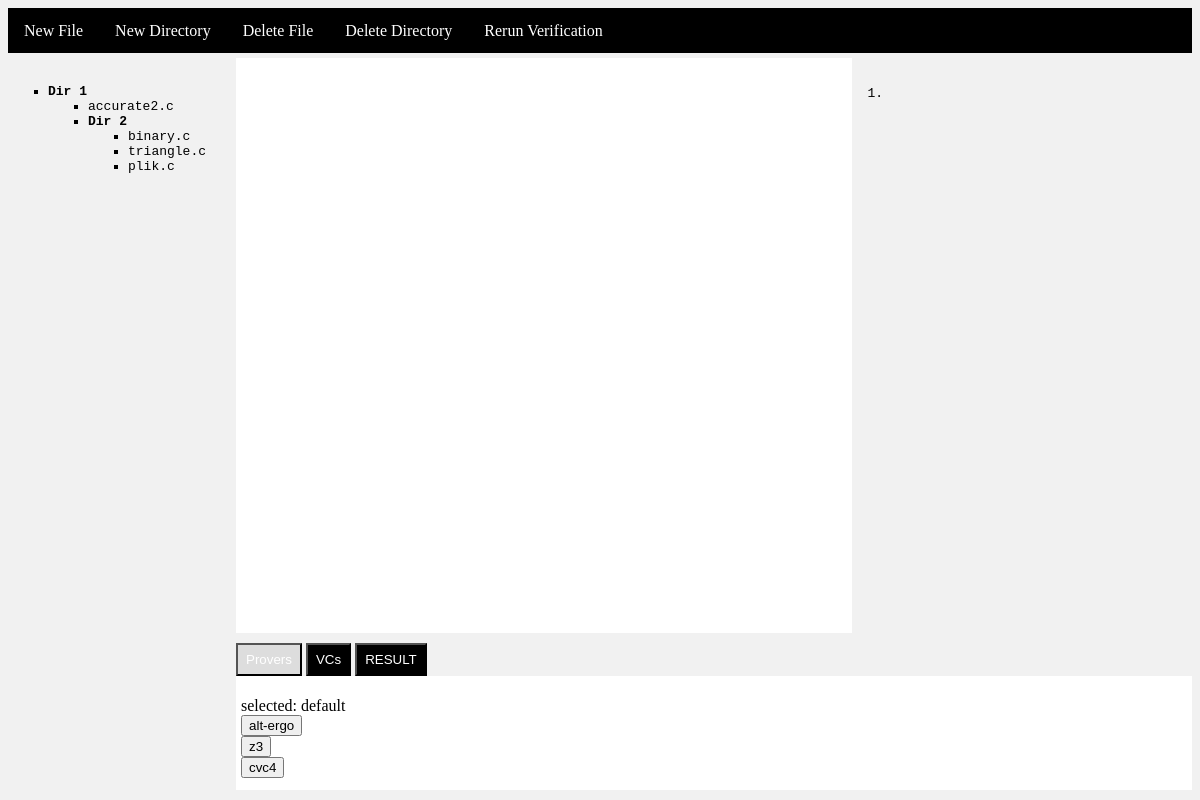
The page /framaw/ (signed in) on the database its author committed.
### framaw/models.py (models this page shows, shortened)
class Directory(models.Model):
    name = models.CharField(max_length=50, unique=True)
    description = models.TextField(default="")
    creation_date = models.DateTimeField(default=timezone.now)
    parent_dir = models.ForeignKey('self', on_delete=models.CASCADE, default="", blank=True, null=True)
    owner = models.ForeignKey(User, on_delete=models.CASCADE)
    valid = models.BooleanField(default=True)
    timestamp = models.DateTimeField(default=timezone.now)
    def __str__(self):
        return self.name

class File(models.Model):
    name = models.CharField(max_length=50, unique=True)
    description = models.TextField(default="")
    creation_date = models.DateTimeField(default=timezone.now)
    directory = models.ForeignKey(Directory, on_delete=models.CASCADE)
    content = models.TextField(default="")
    owner = models.ForeignKey(User, on_delete=models.CASCADE)
    valid = models.BooleanField(default=True)
    timestamp = models.DateTimeField(default=timezone.now)

### framaw/views.py (the view, shortened to what this page needs)
# urls.py: path('', views.index, name='index'),
def index(request):
    if request.user.is_authenticated:
        context = {
            'dirs': Directory.objects.all().filter(valid=True, owner=request.user),
            'files': File.objects.all().filter(valid=True, owner=request.user),
            'selected_file': "", 'focus_content': "", 'result_summary': "", 'provers': provers,
        }
        return render(request, 'framaw/index.html', context)

### framaw/templates/framaw/index.html (shortened to what this page needs)
{% load static %}
<!DOCTYPE html>
<html lang="en">
<head>
    <link rel="stylesheet" type="text/css" href="{% static 'framaw/style.css' %}">
</head>
<body>
<div class="menu_bar">
    <a href="{% url 'new_file' %}">New File</a>
    <a href="{% url 'new_directory' %}">New Directory</a>
    <a href="{% url 'delete_file' %}">Delete File</a>
    <a href="{% url 'delete_dir' %}">Delete Directory</a>
    <a id="rerun_link" href="{% url 'display_file' %}?name={{ selected_file.name }}&prover=default&rte=off">
        Rerun Verification
    </a>
</div>
<div class="side">
    <div class="file_select">
        <ul class="file_list">
            {% for dir in dirs %}
                {% if dir.parent_dir == null %}
                    <li><b>{{ dir.name }}</b></li>
                    <ul class="file_list">
                        {% for file in files %}
                            {% if file.directory == dir %}
                                <li><a href="{% url 'display_file' %}?name={{ file.name }}">{{ file.name }}</a></li>
                            {% endif %}
                        {% endfor %}
                    </ul>
                    <ul class="file_list">
                        {% include "framaw/file_menu.html" with parent=dir.name %}
                    </ul>
                {% endif %}
            {% endfor %}
        </ul>
    </div>
</div>
<div class="row">
    <div class="main">
    </div>
    <div class="focus">
        <pre>{{ focus_content|linenumbers }}</pre>
    </div>
    <div class="tab_data">
        <div class="tab">
            <button class="tablinks active" onclick="openTab(event, 'prover_tab')">Provers</button>
            <button class="tablinks" onclick="openTab(event, 'vc_tab')">VCs</button>
            <button class="tablinks" onclick="openTab(event, 'result_tab')">RESULT</button>
        </div>
        <div>
            <ul id="prover_tab" class="tabcontent">
                selected: <span id="prover_span">default</span>
                {% for p in provers %}
                    <li>
                        <button type="button" onclick="changeProver('{{ p }}')">{{ p }}</button>
                    </li>
                {% endfor %}
            </ul>
        </div>
    </div>
</div>
</body>
</html>

### framaw/templates/framaw/file_menu.html (shortened to what this page needs)
{% for dir in dirs %}
    {% if dir.parent_dir|stringformat:"s" == parent|stringformat:"s" %}
        <li>
            <b>{{ dir.name }}</b>
            <ul class="file_list">
                {% for file in files %}
                    {% if file.directory == dir %}
                            <li><a href="{% url 'display_file' %}?name={{file.name}}">{{ file.name }}</a></li>                    {% endif %}
                {% endfor %}
            </ul>
        </li>
    {% endif %}
{% endfor %}

### framaw/static/framaw/style.css (style rules this page uses)
:root { --font-color: black; --font-hover-color: red; --font-active-color: red; --menu-font-color: white; --menu: #f2f2f2; --menu-border: #f1f1f1; --background-sides: #f1f1f1; --background-main: white; --background-menu: black; --background-menu-hover: #ddd; --background-menu-active: #ccc; }
a { color: var(--font-color); text-decoration: none; }
body { color: var(--font-color); background-color: var(--background-sides); }
.menu_bar { display: flex; background-color: var(--background-menu); height: 45px; border-bottom: 5px solid var(--menu-border); }
.menu_bar a { color: var(--menu-font-color); text-align: center; padding: 14px 16px; text-decoration: none; }
.row { display: flex; flex-wrap: wrap; }
.side { padding: 10px 30px 10px 0; overflow: auto; }
.focus { padding: 15px; overflow: auto; height: calc(75vh - 45px); }
.main { background-color: var(--background-main); padding: 10px; overflow: auto; height: calc(75vh - 45px); }
.file_list { list-style-type: square; }
.file_list > li { font-family: monospace; }
.tab_data { background-color: var(--background-main); overflow: auto; height: calc(24vh - 45px); }
.tab { background-color: var(--background-sides); }
.tab button { color: var(--menu-font-color); background-color: var(--background-menu); cursor: pointer; padding: 7px 8px; }
.tab button.active { background-color: var(--background-menu-hover); }
.tabcontent { padding: 5px; background-color: var(--background-main); overflow: auto; }
@media all and (min-width: 800px) { .main { flex: 50%; } }
@media all and (min-width: 800px) { .side { float: left; flex: 25%; height: calc(95vh - 45px); } }
@media all and (min-width: 800px) { .focus { flex: 20%; } }
@media all and (min-width: 800px) { .tab_data { flex: 80%; } }

### rows shown on the page
Directory: name "Dir 1"
File: name "accurate2.c"
Directory: name "Dir 2"
File: name "binary.c"
File: name "triangle.c"
File: name "plik.c"

### other values the page prints
{{ focus_content|linenumbers }} "1."
{{ p }} "alt-ergo" "z3" "cvc4"
